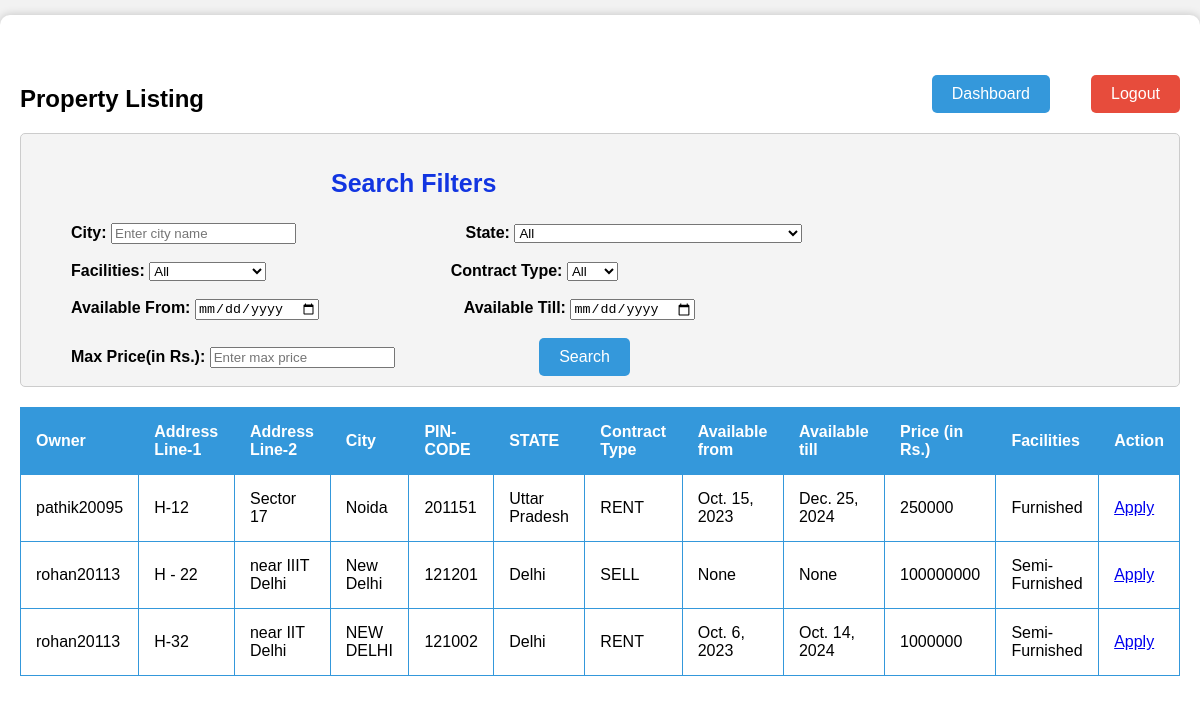
Screenshot of /search_properties/ (signed in) with the database file from the repository.
### project_app/models.py (models this page shows, shortened)
class Property(models.Model):
    owner = models.CharField(max_length=30,  null= False, blank=False, default = None)
    address_line_1 = models.CharField(max_length=30,  null= False, blank=False, default = None)
    address_line_2 = models.CharField(max_length=30,  null= False, blank=True, default = '')
    state = models.CharField(max_length=30,  null= False, blank=False, default = None)
    city = models.CharField(max_length=30,  null= False, blank=False, default = None)
    pincode = models.CharField(max_length=6,  null= False, blank=False, default = None)
    type = models.CharField(max_length=4,  null= False, blank=False, default = None)
    starting_date = models.DateField(null = True, blank = True, default= None)
    ending_date = models.DateField(null = True, blank = True, default= None)
    price = models.DecimalField(decimal_places=0, max_digits=10, null = True, blank = True, default= 0)
    facilities = models.CharField(max_length=20,  null= False, blank=False, default = None)

### project_app/views.py (the view)
# urls.py: path("search_properties/", views.search_properties, name="search_properties_page"),
def search_properties(request):
    if(request.method == 'POST'):
        username = request.session.get('username')
        if(username is None):
            return redirect('/')
    else:
        username = request.session.get('username')
        if(username is None):
            return redirect('/')
        my_properties_list = []
        properties = list(Property.objects.values())
        for i in range(len(properties)):
            if(properties[i]['owner'] !=username and properties[i]['type'] != 'DELISTED'):
                my_properties_list.append(properties[i])
        applications = list(PropertyApplications.objects.values())
        user_details = [{'user': username}]
        return render(request, 'search_properties.html', {'properties':my_properties_list, 'applications':applications, 'user': user_details})

### project_app/templates/search_properties.html (shortened to what this page needs)
<!DOCTYPE html>
<html>
<head>
</head>
<body>
    <div class="container">
        <div>
            <h2 style="margin-top: 50px;">Property Listing</h2>
            <a class="dashboard-button" href="/dashboard">Dashboard</a>
            <a class="logout-button" href="/logout">Logout</a>
        </div>
        <div class="filter-container">
            <h3 style="margin-left:300px;text-shadow: #1e6aae;text-underline-position: auto;font-size: 25px;
            width: fit-content;color: #1235e1;">Search Filters</h3>
            <label class="filter-label"  for="filter-city">City:</label>
            <input type="text" id="filter-city" placeholder="Enter city name">
            <label class="filter-label-third" for="filter-state">State:</label>
            <select id="filter-state">
                <option value="">All</option>
            </select>
            <br></br>
            <label class="filter-label" for="filter-facilities">Facilities:</label>
            <select id="filter-facilities">
                <option value="">All</option>
            </select>
            <label class="filter-label-second" for="filter-type">Contract Type:</label>
            <select id="filter-type">
                <option value="">All</option>
            </select>
            <br></br>
            <label class = "filter-label" for="availability-from">Available From:</label>
            <input type="date" id="filter-availability-from" name="availability-from">
            <label class = "filter-label-fourth" for="availability-till">Available Till:</label>
            <input type="date" id="filter-availability-till" name="availability-till">
            <br></br>
            <label class="filter-label" for="filter-price">Max Price(in Rs.):</label>
            <input type="number" id="filter-price" placeholder="Enter max price">
            <button type="button" class="search-button" id="search-button">Search</button>
        </div>
        <div class="scroll-container">
            <table>
                <thead>
                    <tr>
                        <th>Owner</th>
                        <th>Address Line-1</th>
                        <th>Address Line-2</th>
                        <th>City</th>
                        <th>PIN-CODE</th>
                        <th>STATE</th>
                        <th>Contract Type</th>
                        <th>Available from</th>
                        <th>Available till</th>
                        <th>Price (in Rs.)</th>
                        <th>Facilities</th>
                        <th>Action</th>
                    </tr>
                </thead>
                <tbody>
                    {% for property in properties %}
                    <tr>
                        <td>{{ property.owner }}</td>
                        <td>{{ property.address_line_1 }}</td>
                        <td>{{ property.address_line_2 }}</td>
                        <td>{{ property.city }}</td>
                        <td>{{ property.pincode }}</td>
                        <td>{{ property.state }}</td>
                        <td>{{ property.type }}</td>
                        <td>{{ property.starting_date }}</td>
                        <td>{{ property.ending_date }}</td>
                        <td>{{ property.price }}</td>
                        <td>{{ property.facilities }}</td>
                        <td>
                            <a id = 'action_available' href="/apply_property_deal/{{property.id}}">Apply</a>
                        </td>
                    </tr>
                    {% endfor %}
                </tbody>
            </table>
        </div>
    </div>
</body>
</html>

### project_app/templates/search_properties.html (style rules this page uses)
html, body { height: 100%; font-family: Arial, sans-serif; background-color: #f2f2f2; margin: 0; padding: 0; }
.container { max-width: 1200px; margin: 15px auto; padding: 20px; background-color: #fff; box-shadow: 0px 0px 10px rgba(0, 0, 0, 0.2); border-radius: 10px; height: 100%; position: relative; overflow-x: auto; overflow-y: auto; }
.scroll-container { max-height: calc(100% - 120px); overflow-x: auto; overflow-y: auto; }
table { width: 100%; border-collapse: collapse; margin-top: 20px; }
table, th, td { border: 1px solid #3498db; }
th, td { padding: 15px; text-align: left; }
th { background-color: #3498db; color: #fff; }
.logout-button { position: absolute; top: 60px; right: 20px; background-color: #e74c3c; color: #fff; border: none; padding: 10px 20px; font-size: 16px; border-radius: 5px; cursor: pointer; text-decoration: none; }
.dashboard-button { position: absolute; top: 60px; right: 150px; background-color: #3498db; color: #fff; border: none; padding: 10px 20px; font-size: 16px; border-radius: 5px; cursor: pointer; text-decoration: none; }
.filter-container { margin-top: 20px; padding: 10px; border: 1px solid #ccc; background-color: #f4f4f4; border-radius: 5px; }
.filter-label { margin-left: 40px; font-weight: bold; }
.filter-label-second { margin-left: 180px; font-weight: bold; }
.filter-label-third { margin-left: 165px; font-weight: bold; }
.filter-label-fourth { margin-left: 140px; font-weight: bold; }
.search-button { margin-left: 140px; background-color: #3498db; color: #fff; border: none; padding: 10px 20px; font-size: 16px; border-radius: 5px; cursor: pointer; }

### rows the page displays
Property: owner "pathik20095", address_line_1 "H-12", address_line_2 "Sector 17", city "Noida", pincode "201151", state "Uttar Pradesh", type "RENT", starting_date "Oct. 15, 2023", ending_date "Dec. 25, 2024", price "250000", facilities "Furnished"
Property: owner "rohan20113", address_line_1 "H - 22", address_line_2 "near IIIT Delhi", city "New Delhi", pincode "121201", state "Delhi", type "SELL", starting_date "None", ending_date "None", price "100000000", facilities "Semi-Furnished"
Property: owner "rohan20113", address_line_1 "H-32", address_line_2 "near IIT Delhi", city "NEW DELHI", pincode "121002", state "Delhi", type "RENT", starting_date "Oct. 6, 2023", ending_date "Oct. 14, 2024", price "1000000", facilities "Semi-Furnished"
